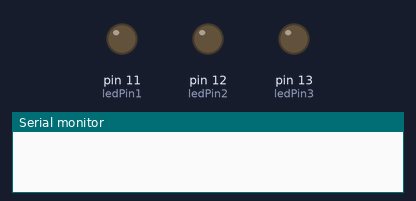
The sketch below on a simulated Arduino Uno, built with avr-gcc and run on an emulated ATmega328P. On the bench: output pins drawn as LEDs (lit = HIGH), the last lines printed to the serial monitor.

Above: at 1.0 s.
At 5.85 s:
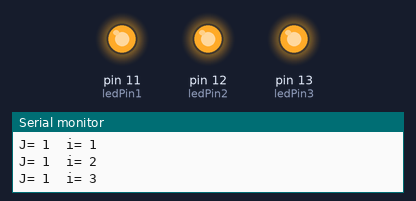
Timing chart, 0 to 6.9 s (numbered marks = the images above):
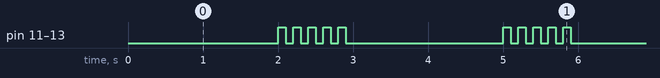

Measured:
- by itself, pin 11 (ledPin1), pin 12 (ledPin2), pin 13 (ledPin3): repeats every 3.0 s: 4 × (LOW 0.10 s, HIGH 0.10 s), LOW 2.1 s, HIGH 0.10 s
- by itself, everything shown: repeats every 3.0 s, in 10 steps

The sketch:

3_LED_Combination.ino
```cpp
int ledPin1 = 11;
int ledPin2 = 12;
int ledPin3 = 13;

void setup() {
  pinMode(ledPin1, OUTPUT);
  pinMode(ledPin2, OUTPUT);
  pinMode(ledPin3, OUTPUT);
  Serial.begin(9600);
}

void loop() {
  for (int j = 0; j < 3; j++) {
    delay(2000);
    for (int i = 0; i < 5; i++) {
      digitalWrite(ledPin1, HIGH);
      digitalWrite(ledPin2, HIGH);
      digitalWrite(ledPin3, HIGH);
      delay(100);
      digitalWrite(ledPin1, LOW);
      digitalWrite(ledPin2, LOW);
      digitalWrite(ledPin3, LOW);
      delay(100);
      Serial.print("J= ");
      Serial.print(j);
      Serial.print("  i= ");
      Serial.println(i);
    }
  }
}
```
